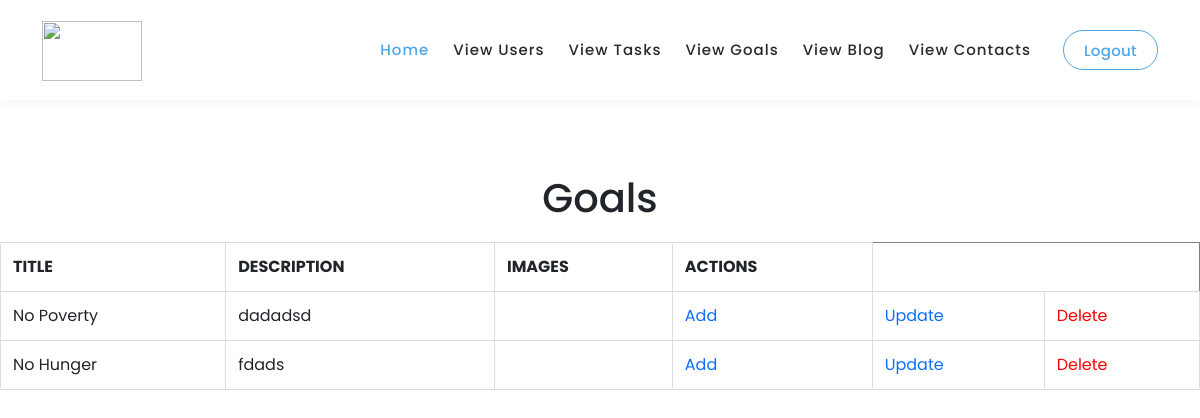
Screenshot of /view-goals/ (signed in) with the database file from the repository.
### TaskApp/models.py (models this page shows, shortened)
class Goals(models.Model):
    title = models.CharField(max_length=200)
    description = models.TextField()
    images = models.ImageField(upload_to="goal_images", null=True, blank=True)

### TaskApp/views.py (the view)
# urls.py: path('view-goals/', viewGoals, name='view_goals'),
@login_required
def viewGoals(request):
    goals=Goals.objects.all()
    return render(request,'viewGoals.html',{"goals":goals})

### TaskApp/templates/viewGoals.html (shortened to what this page needs)
{% load static %}
<!DOCTYPE html>
<html lang="en">
  <head>
    <link
      rel="stylesheet"
      type="text/css"
      href="{% static 'css/animated.css' %}"
    />
    <link
      rel="stylesheet"
      type="text/css"
      href="{% static 'css/bootstrap.min.css' %}"
    />
    <link
      rel="stylesheet"
      type="text/css"
      href="{% static 'css/fontawesome.css' %}"
    />
    <link rel="stylesheet" type="text/css" href="{% static 'css/owl.css' %}" />
    <link
      rel="stylesheet"
      type="text/css"
      href="{% static 'css/templatemo-digimedia-v1.css' %}"
    />
    <link
      rel="stylesheet"
      type="text/css"
      href="{% static 'css/templatemo-digimedia-v2.css' %}"
    />
    <link
      rel="stylesheet"
      type="text/css"
      href="{% static 'css/templatemo-digimedia-v3.css' %}"
    />
  </head>
  <body>
    <header
      class="header-area header-sticky wow slideInDown"
      data-wow-duration="0.75s"
      data-wow-delay="0s"
    >
      <div class="container">
        <div class="row">
          <div class="col-12">
            <nav class="main-nav">
              <a href="/dashboard" class="logo">
                <img
                  style="height: 60px; width: 100px"
                  src="{% static 'images/sdg2.png' %}"
                  alt=""
                />
              </a>
              <ul class="nav">
                <li class="scroll-to-section">
                  <a href="/dashboard" class="active">Home</a>
                </li>
                <li class="scroll-to-section">
                  <a href="/view-users">View Users</a>
                </li>
                <li class="scroll-to-section">
                  <a href="/view-tasks">View Tasks</a>
                </li>
                <li class="scroll-to-section">
                  <a href="/view-goals">View Goals</a>
                </li>
                <li class="scroll-to-section">
                  <a href="/blog_list">View Blog</a>
                </li>
                <li class="scroll-to-section">
                  <a href="/view-contacts">View Contacts</a>
                </li>
                <li class="scroll-to-section">
                  <div class="border-first-button">
                    <a href="/signout">Logout</a>
                  </div>
                </li>
              </ul>
            </nav>
          </div>
        </div>
      </div>
    </header>
    <br />
    <br />
    <br />
    <br />
    <br />
    <br />
    <h1>Goals</h1>
    <table border="1">
      <thead>
        <tr>
          <th>Title</th>
          <th>Description</th>
          <th>Images</th>
          <th>Actions</th>
        </tr>
      </thead>
      <tbody>
        {% for goal in goals %}
        <tr>
          <td>{{ goal.title }}</td>
          <td>{{ goal.description }}</td>
          <td>
          </td>
          <td>
            <a href="{% url 'add_goal' %}">Add</a>
          </td>
          <td>
            <a href="{% url 'update_goal' goal_id=goal.id %}">Update</a>
          </td>
          <td>
            <a style="color: red" href="{% url 'delete_goal' goal_id=goal.id %}"
              >Delete</a
            >
          </td>
        </tr>
        {% endfor %}
      </tbody>
    </table>
  </body>
</html>

### TaskApp/static/css/templatemo-digimedia-v1.css (style rules this page uses)
html, body, div, span, applet, object, iframe, h1, h2, h3, h4, h5, h6, p, blockquote, div pre, a, abbr, acronym, address, big, cite, code, del, dfn, em, font, img, ins, kbd, q, s, samp, small, strike, strong, sub, sup, tt, var, b, u, i, center, dl, dt, dd, ol, ul, li, figure, header, nav, section, article, aside, footer, figcaption { margin: 0; padding: 0; border: 0; outline: 0; }
ul, li { padding: 0; margin: 0; list-style: none; }
header, nav, section, article, aside, footer, hgroup { display: block; }
* { box-sizing: border-box; }
html, body { font-family: 'Poppins', sans-serif; font-weight: 400; background-color: #fff; -ms-text-size-adjust: 100%; -webkit-font-smoothing: antialiased; -moz-osx-font-smoothing: grayscale; }
a { text-decoration: none !important; }
h1, h2, h3, h4, h5, h6 { margin-top: 0px; margin-bottom: 0px; }
ul { margin-bottom: 0px; }
img { width: 100%; overflow: hidden; }
html, body { background: #fff; font-family: 'Poppins', sans-serif; }
.border-first-button a { display: inline-block !important; padding: 10px 20px !important; color: #fa65b1 !important; border: 1px solid #fa65b1 !important; border-radius: 23px; font-weight: 500 !important; letter-spacing: 0.3px !important; transition: all .5s; }
.header-area { background-color: #fff; box-shadow: 0px 5px 8px rgba(0,0,0,0.03); position: absolute; left: 0px; right: 0px; z-index: 100; height: 100px; -webkit-transition: all .5s ease 0s; -moz-transition: all .5s ease 0s; -o-transition: all .5s ease 0s; transition: all .5s ease 0s; }
.header-area .main-nav { min-height: 80px; background: transparent; }
.header-area .main-nav .logo { float: left; -webkit-transition: all 0.3s ease 0s; -moz-transition: all 0.3s ease 0s; -o-transition: all 0.3s ease 0s; transition: all 0.3s ease 0s; }
.header-area .main-nav .logo { line-height: 100px; float: left; -webkit-transition: all 0.3s ease 0s; -moz-transition: all 0.3s ease 0s; -o-transition: all 0.3s ease 0s; transition: all 0.3s ease 0s; }
.header-area .main-nav .nav { float: right; margin-top: 30px; margin-right: 0px; background-color: transparent; -webkit-transition: all 0.3s ease 0s; -moz-transition: all 0.3s ease 0s; -o-transition: all 0.3s ease 0s; transition: all 0.3s ease 0s; position: relative; z-index: 999; }
.header-area .main-nav .nav li { padding-left: 20px; padding-right: 20px; }
.header-area .main-nav .nav li:last-child { padding-right: 0px; padding-left: 40px; }
.header-area .main-nav .nav li:last-child a , .background-header .main-nav .nav li:last-child a { padding: 0px 20px !important; font-weight: 400; }
.header-area .main-nav .nav li a { display: block; font-weight: 500; font-size: 15px; color: #2a2a2a; text-transform: capitalize; -webkit-transition: all 0.3s ease 0s; -moz-transition: all 0.3s ease 0s; -o-transition: all 0.3s ease 0s; transition: all 0.3s ease 0s; height: 40px; line-height: 40px; border: transparent; letter-spacing: 1px; }
.header-area .main-nav .nav li:hover a, .header-area .main-nav .nav li a.active { color: #fa65b1!important; }
.header-area.header-sticky { min-height: 80px; }
.header-area .nav { margin-top: 30px; }
.header-area.header-sticky .nav li a.active { color: #fa65b1; }
@media (max-width: 1200px) { .header-area .main-nav .nav li { padding-left: 12px; padding-right: 12px; } }
@media (max-width: 1200px) { .header-area .main-nav:before { display: none; } }
@media (min-width: 767px) { .header-area .main-nav .nav { display: flex !important; } }
@media (max-width: 1200px) { .header-area .main-nav .nav li:last-child { padding-left: 20px; } }

### TaskApp/templates/viewGoals.html (style rules this page uses)
h1 { text-align: center; margin-top: 30px; }
table { width: 100%; border-collapse: collapse; margin-top: 20px; }
th, td { padding: 12px; text-align: left; border: 1px solid #ddd; }
th { text-transform: uppercase; }
img { max-width: 100%; height: auto; }

### rows the page displays
Goals: title "No Poverty", description "dadadsd"
Goals: title "No Hunger", description "fdads"
